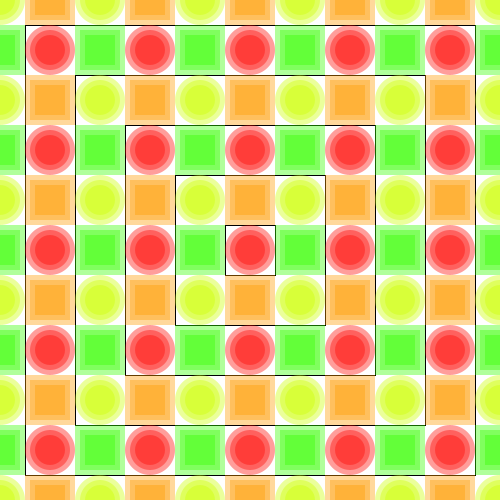
Frame 1 (no input)
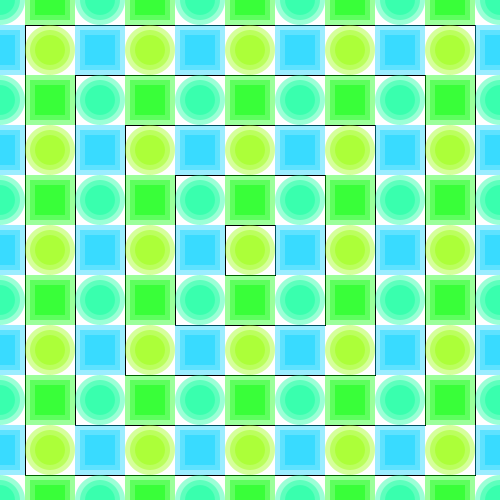
Frame 60 (the mouse pressed at the canvas centre just before this capture)
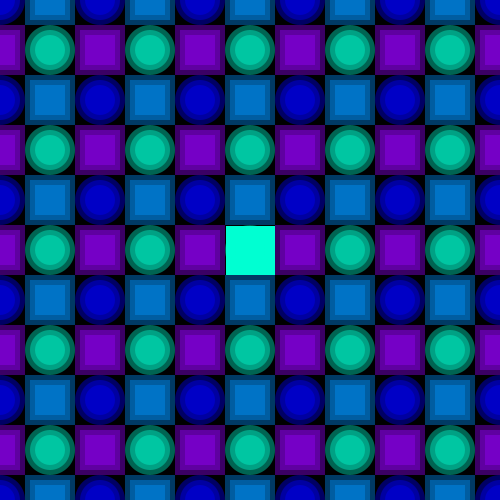
Frame 120 (the mouse held since frame 60 and released just before this capture)

The Processing sketch that drew these frames (run headless with seeded random() and noise(); from frame 60 on, the mouse is pressed at the canvas centre):

// Processing sketch: processing_63668
// ── processing_63668.pde


void setup()
{
 size(500,500);  
 colorMode(HSB);
 //smooth();
 rectMode(CENTER);
}
// variables color y transparencia
int col = 0;
int trans = 100;
void draw()
{
background(255); //fondo
col = (col+1) % 256; //para que cambien los colores de la trama continuamente de manera gradual
// a partir de aca cada if identifica diferentes posiciones del mouse
//para cambiar el color de fondo y hacer desaparecer gradualmente la trama 
//y va de afuera hacia adentro
if(mouseX >= width/2-225 && mouseX <= width/2+225 && mouseY >= height/2-225 && mouseY <= height/2+225)
  { background(0);
    fill(col, 255, 255);
    rect(width/2, height/20+25, 450, 50);//rectangulo superior
    rect(width/2, height-50, 450, 50);//rectangulo inferior
    rect(width/20+25, height/2, 50, 450);//rectangulo izquierdo
    rect(width-50, height/2, 50, 450);//rectangulo derecho
   };  
if(mouseX >= width/2-175 && mouseX <= width/2+175 && mouseY >= height/2-175 && mouseY <= height/2+175)
   {
    background(255);//restablece el valor de fondo 
    };      
if(mouseX >= width/2-125 && mouseX <= width/2+125 && mouseY >= height/2-125 && mouseY <= height/2+125)
   {background(0); 
    fill(col, 255, 255);
    rect(width/2, height/20+125, 250, 50);//rectangulo superior
    rect(width/2, height-150, 250, 50);//rectangulo inferior
    rect(width/20+125, height/2, 50, 250);//rectangulo izquierdo
    rect(width-150, height/2, 50, 250);//rectangulo derech0
};  
if(mouseX >= width/2-75 && mouseX <= width/2+75 && mouseY >= height/2-75 && mouseY <= height/2+75)
   {
    background(255);//restablece el valor de fondo 
    };      
if(mouseX >= width/2-25 && mouseX <= width/2+25 && mouseY >= height/2-25 && mouseY <= height/2+25)
   {background(0);
    fill(col, 255, 255);
    rect(width/2, height/2, 50, 50);//cuadrado central
    };   
// crea los bordes 
for (int x1 = 50; x1 < width; x1 = x1 + 100) 
     {
      noFill();//sin relleno
      stroke(0);//color negro
      rect(width/2, height/2, x1, x1);//posicion centrado 
     };
noStroke();  //para que la trama no tenga los contornos marcados
// crea los circulos verde/cian
for (int x1 = 0; x1 < width+50; x1 = x1+50) 
     {for (int y1 = 0; y1 < height+50; y1 = y1+50) 
          {
           fill(col+50, 255, 255, trans);
           ellipse(x1*2, y1*2, 50,50); 
           fill(col+50, 255, 255, trans);
           ellipse(x1*2, y1*2, 40,40);
           fill(col+50, 255, 255, trans);
           ellipse(x1*2, y1*2, 30,30);    
          };
     };
// crea los cuadrados amarillos/magenta   
for (int x1 = 25; x1 < width+50; x1 = x1+50) 
     {for (int y1 = 0; y1 < height+50; y1 = y1+50) 
          {
           fill(col+25, 255, 255, trans);
           rect(x1*2, y1*2, 50,50); 
           fill(col+25, 255, 255, trans);
           rect(x1*2, y1*2, 40,40);
           fill(col+25, 255, 255, trans);
           rect(x1*2, y1*2, 30,30);    
          };
     };
// crea los circulos amarillo/verde
for (int x1 = 25; x1 < width-50; x1 = x1+50) 
     {for (int y1 = 25; y1 < height-50; y1 = y1+50) 
          {
           fill(col, 255, 255, trans);
           ellipse(x1*2, y1*2, 50,50); 
           fill(col, 255, 255, trans);
           ellipse(x1*2, y1*2, 40,40);
           fill(col, 255, 255, trans);
           ellipse(x1*2, y1*2, 30,30);    
          };
     };   
// crea los cuadrados verde/azul
for (int x1 = 0; x1 < width-50; x1 = x1+50) 
     {for (int y1 = 25; y1 < height-50; y1 = y1+50) 
          {
           fill(col+75, 255, 255, trans);
           rect(x1*2, y1*2, 50,50); 
           fill(col+75, 255, 255, trans);
           rect(x1*2, y1*2, 40,40);
           fill(col+75, 255, 255, trans);
           rect(x1*2, y1*2, 30,30);    
          };
     };      
}
